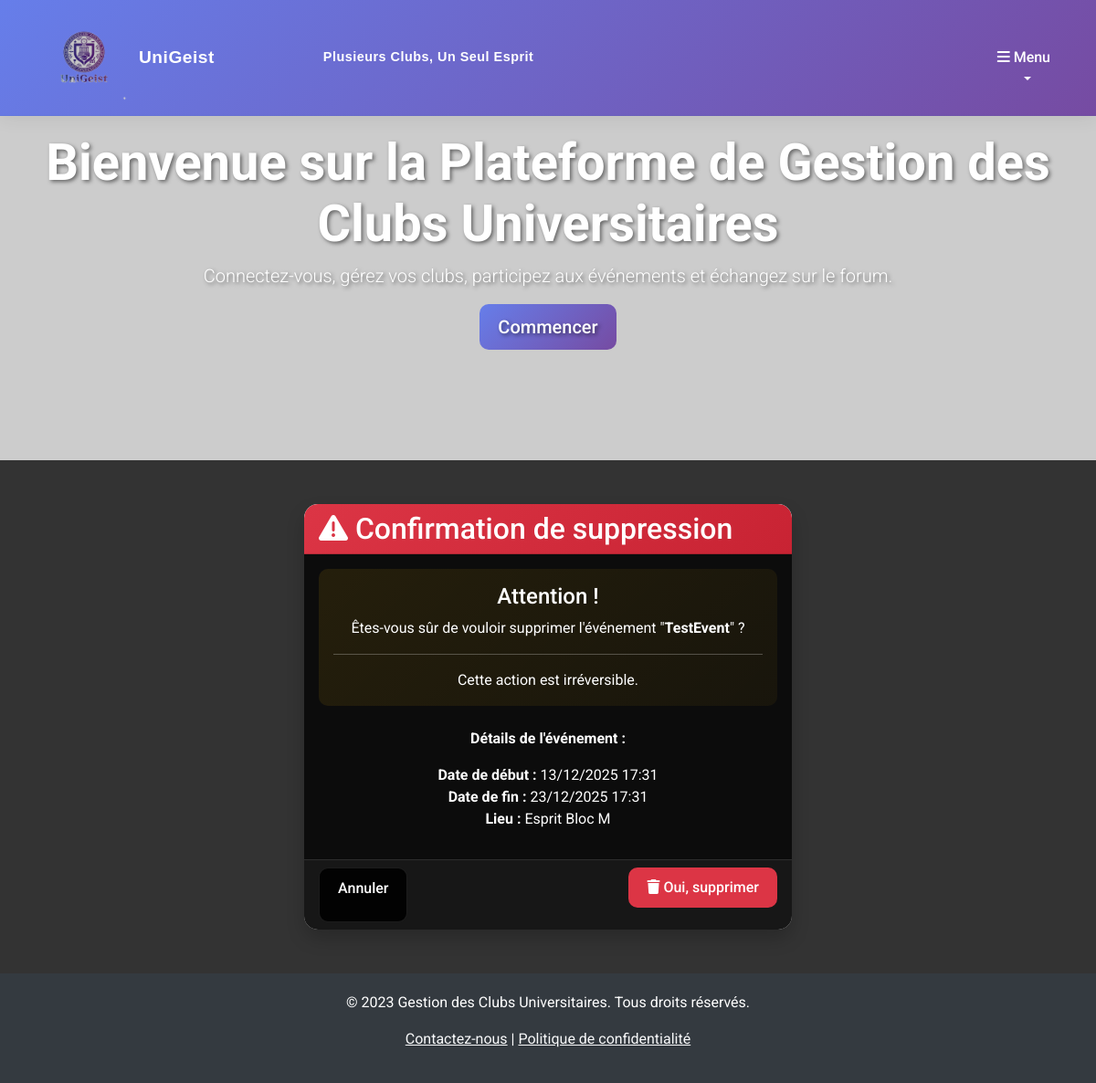
The app's page /evenements/supprimer/1/ with its own data.
### appEvenements/models.py (models this page shows, shortened)
class Evenement(models.Model):
    id=models.AutoField(primary_key=True)
    titre = models.CharField(max_length=200, validators=[MinLengthValidator(6,"Le titre doit avoir au moins 6 caractères"), MaxLengthValidator(200), RegexValidator(r'^[a-zA-Z0-9\s.,!?-]+$', message="Le titre ne peut contenir que des lettres, chiffres, espaces et ponctuation basique.")])
    description = models.TextField( max_length=1000, validators=[validators.MinLengthValidator(10), validators.MaxLengthValidator(1000), validators.RegexValidator(r'^[a-zA-Z0-9\s.,!?-]+$', message="La description ne peut contenir que des lettres, chiffres, espaces et ponctuation basique.")])
    date_debut = models.DateTimeField()
    date_fin = models.DateTimeField()
    lieu = models.CharField(max_length=200, validators=[validators.MinLengthValidator(5), validators.MaxLengthValidator(200), validators.RegexValidator(r'^[a-zA-Z0-9\s.,!?-]+$', message="Le lieu ne peut contenir que des lettres, chiffres, espaces et ponctuation basique.")])
    statut = models.CharField(max_length=50, choices=[('planifie', 'Planifié'), ('en_cours', 'En cours'), ('termine', 'Terminé'), ('annule', 'Annulé')])
    visibilite = models.CharField(max_length=50, choices=[('public', 'Public'), ('prive', 'Privé')])
    max_participants = models.PositiveIntegerField(default=100, help_text="Nombre maximum de participants")
    featured = models.BooleanField(default=False, help_text="Événement à la une")
    promotion_image = models.FileField(upload_to='promotions/', blank=True, null=True, help_text="Image de promotion")
    promotion_description = models.TextField(blank=True, null=True, help_text="Description de promotion")

### appEvenements/views.py (the view)
# urls.py: path('supprimer/<int:evenement_id>/', DeleteEvenementView.as_view(), name='annuler'),
class DeleteEvenementView(DeleteView):
    model = Evenement
    template_name = 'appEvenements/confirm_delete.html'
    pk_url_kwarg = 'evenement_id'
    success_url = '/evenements/liste/'
    failure_url = '/evenements/liste/'

### templates/appEvenements/confirm_delete.html (shortened to what this page needs)
{% extends 'base.html' %}
{% load static %}
{% block content %}
<div class="container mt-5">
    <div class="row justify-content-center">
        <div class="col-md-6">
            <div class="card" style="background: rgba(255, 255, 255, 0.9); backdrop-filter: blur(10px); border-radius: 15px; box-shadow: 0 10px 20px rgba(0, 0, 0, 0.2);">
                <div class="card-header" style="background: linear-gradient(135deg, #dc3545 0%, #c82333 100%); color: white; border-radius: 15px 15px 0 0;">
                    <h2 class="mb-0"><i class="fas fa-exclamation-triangle"></i> Confirmation de suppression</h2>
                </div>
                <div class="card-body text-center">
                    <div class="alert alert-warning" role="alert">
                        <h4 class="alert-heading">Attention !</h4>
                        <p>Êtes-vous sûr de vouloir supprimer l'événement "<strong>{{ object.titre }}</strong>" ?</p>
                        <hr>
                        <p class="mb-0">Cette action est irréversible.</p>
                    </div>
                    <div class="mt-4">
                        <p><strong>Détails de l'événement :</strong></p>
                        <ul class="list-unstyled">
                            <li><strong>Date de début :</strong> {{ object.date_debut|date:"d/m/Y H:i" }}</li>
                            <li><strong>Date de fin :</strong> {{ object.date_fin|date:"d/m/Y H:i" }}</li>
                            <li><strong>Lieu :</strong> {{ object.lieu }}</li>
                        </ul>
                    </div>
                </div>
                <div class="card-footer">
                    <div class="d-flex justify-content-between">
                        <a href="{% url 'details' object.id %}" class="btn btn-secondary">Annuler</a>
                        <form method="POST" class="d-inline">
                            <button type="submit" class="btn btn-danger">
                                <i class="fas fa-trash"></i> Oui, supprimer
                            </button>
                        </form>
                    </div>
                </div>
            </div>
        </div>
    </div>
</div>
{% endblock %}

### static/css/style.css (style rules this page uses)
body { font-family: 'Roboto', sans-serif; background: #333333; color: #ffffff; min-height: 100vh; }
.btn { border-radius: 10px; padding: 10px 20px; font-weight: 500; transition: all 0.3s ease; }
.btn-secondary { background: rgba(0, 0, 0, 0.9); color: #ffffff; border: 1px solid rgba(255, 255, 255, 0.1); }
.btn-danger { background: #dc3545; border: none; }
.card { border: none; border-radius: 15px; overflow: hidden; transition: transform 0.3s ease, box-shadow 0.3s ease; }
.card-header { border-radius: 15px 15px 0 0 !important; }
.card-body { background: rgba(0, 0, 0, 0.95); color: #ffffff; }
.card-footer { background: rgba(0, 0, 0, 0.9); border-top: 1px solid rgba(255, 255, 255, 0.1); color: #ffffff; }
.alert-warning { background: linear-gradient(135deg, rgba(255, 193, 7, 0.1) 0%, rgba(255, 193, 7, 0.05) 100%); border-left: 4px solid #ffc107; color: #ffffff; }
.alert { border-radius: 10px; border: none; }

### records on screen
Evenement: titre "TestEvent", date_debut "13/12/2025 17:31", date_fin "23/12/2025 17:31", lieu "Esprit Bloc M"
